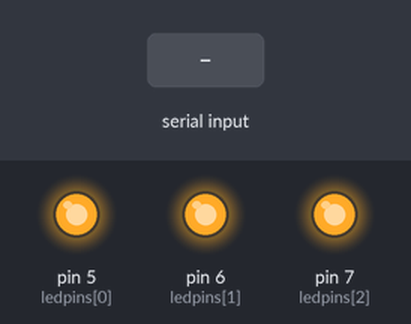
This sketch was run on a simulated Arduino Uno, built with avr-gcc and run on an emulated ATmega328P. On the bench: output pins drawn as LEDs (lit = HIGH). The inputs (shaded band) are chosen by the test bench. What the sketch prints to the serial monitor is not drawn.

Above: at 0.1 s.
At 1.7 s:
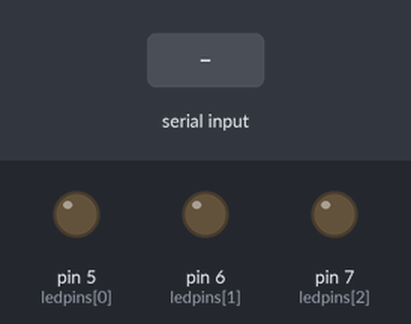
1.8 s: byte 13 (13) received over Serial
Timing chart, 0 to 4.8 s (numbered marks = the images above; inputs shaded):
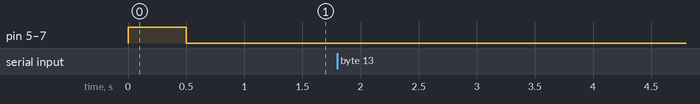

Measured:
- after the input at 1.8 s, every drawn part: stays the same

The sketch:

nasleds_v0-2.ino
```cpp
// LED control for NAS
// LED modes: 0 - OFF; 1 - blink 1 time for 0,5 sec; 2 - blink every 1 sec; 3 - ON.
// Serial commands:
// "ABC\n" - A - led 1 mode, B - led 2 mode, C - led3 mode
// "AB\n" - A - led number 0..2, B - led mode 0..3
// Return codes - OK, ER

// Pin numbers for leds
int ledpins[3] = {5, 6, 7};

// Modes of blinking for leds
volatile int ledmodes[3] = {0, 0, 0};

volatile int parseError = 0;

int maxMode = 3; // see LED modes comment

// Blinking patterns (20 phases, 2 phases per second; Pattern bin X shows LED status on phase X)
volatile long ledpatterns[3] = {0, 0, 0};
volatile long patterntemplates[4] = {0, 1048575, 838860, 1048575}; //3 - bin 11001100110011001100; 4 - bin 11111111111111111111

// Phase of current interrupt
volatile int phase = 0;
int maxPhase = 20;


// Variables for Serial exchange
String inputString = "";         // a String to hold incoming data
bool stringComplete = false;  // whether the string is complete

void setup() {
  // initialize Leds and light all LEDs
  for (byte i = 0; i < 3; i = i + 1) {
    pinMode(ledpins[i], OUTPUT);
    digitalWrite(ledpins[i], HIGH);
  }

  // switch off all leds after 0,5 sec
  delay(500);
  for (byte i = 0; i < 3; i = i + 1) {
    digitalWrite(ledpins[i], LOW);
  }

  // initialize serial:
  Serial.begin(9600);
  // reserve 200 bytes for the inputString:
  inputString.reserve(200);

  // инициализация Timer1
  cli(); // отключить глобальные прерывания
  TCCR1A = 0; // установить регистры в 0
  TCCR1B = 0;

  OCR1A = 7812; // установка регистра совпадения на 0,5 с.
  TCCR1B |= (1 << WGM12); // включение в CTC режим

  // Установка битов CS10 и CS12 на коэффициент деления 1024
  TCCR1B |= (1 << CS10);
  TCCR1B |= (1 << CS12);

  TIMSK1 |= (1 << OCIE1A);  // включение прерываний по совпадению
  sei(); // включить глобальные прерывания
}

void parseinput(String s) {
  byte lednum = 0;
  byte ledmode = 0;

  if (inputString.length() == 4) {
    for (byte i = 0; i < 3; i = i + 1) {
      ledmodes[i] = s[i] - '0';

      if (ledmodes[i] > maxMode) {
        parseError = 1;
      }
    }
  } else {
    lednum = s[0]-'0';
    ledmode = s[1]-'0';
    ledmodes[lednum] = ledmode;
  }
}

void setLedPattern(int pin, int mode) {
  ledpatterns[pin] = patterntemplates[mode];
}

void loop() {
  // print the string when a newline arrives:
  if (stringComplete) {
    if (inputString.length() == 4 || inputString.length() == 3) {
      parseinput(inputString);
    }
    else {
      parseError = 1;
    }

    if (parseError == 1) {
      Serial.println("ER\n");
    }
    else {
      for (byte i = 0; i < 3; i = i + 1) {
        setLedPattern(i, ledmodes[i]);
      }
      Serial.println("OK\n");
    }

    inputString = "";
    stringComplete = false;
    parseError = 0;
  }

}

/*
  SerialEvent occurs whenever a new data comes in the hardware serial RX. This
  routine is run between each time loop() runs, so using delay inside loop can
  delay response. Multiple bytes of data may be available.
*/
void serialEvent() {
  while (Serial.available()) {
    // get the new byte:
    char inChar = (char)Serial.read();
    // add it to the inputString:
    inputString += inChar;
    //Serial.print(inChar);
    // if the incoming character is a newline, set a flag so the main loop can
    // do something about it:
    if (inChar == 13) {
      stringComplete = true;
    }
  }
}

int getLedStatus(int pin, int phase) {
  long pattern = ledpatterns[pin];
  int b = bitRead(pattern, phase);

  // !!!!! Написать однократное мигание при mode = 1

  switch (b) {
    case 0:
      return LOW;
      break;
    case 1:
      return HIGH;
      break;
  }
}

// Прерывание от таймера. Вызывается один раз в 0,5 секунды.
ISR(TIMER1_COMPA_vect)
{
  for (byte i = 0; i < 3; i = i + 1) {
    digitalWrite(ledpins[i], getLedStatus(i, phase));
  }

  for (byte i = 0; i < 3; i = i + 1) {
    if (ledmodes[i] == 1) {
      ledmodes[i] = 0;
      ledpatterns[i] = 0;
    }
  }

  phase++;

  if (phase >= maxPhase) {
    phase = 0;
  }
}
```
